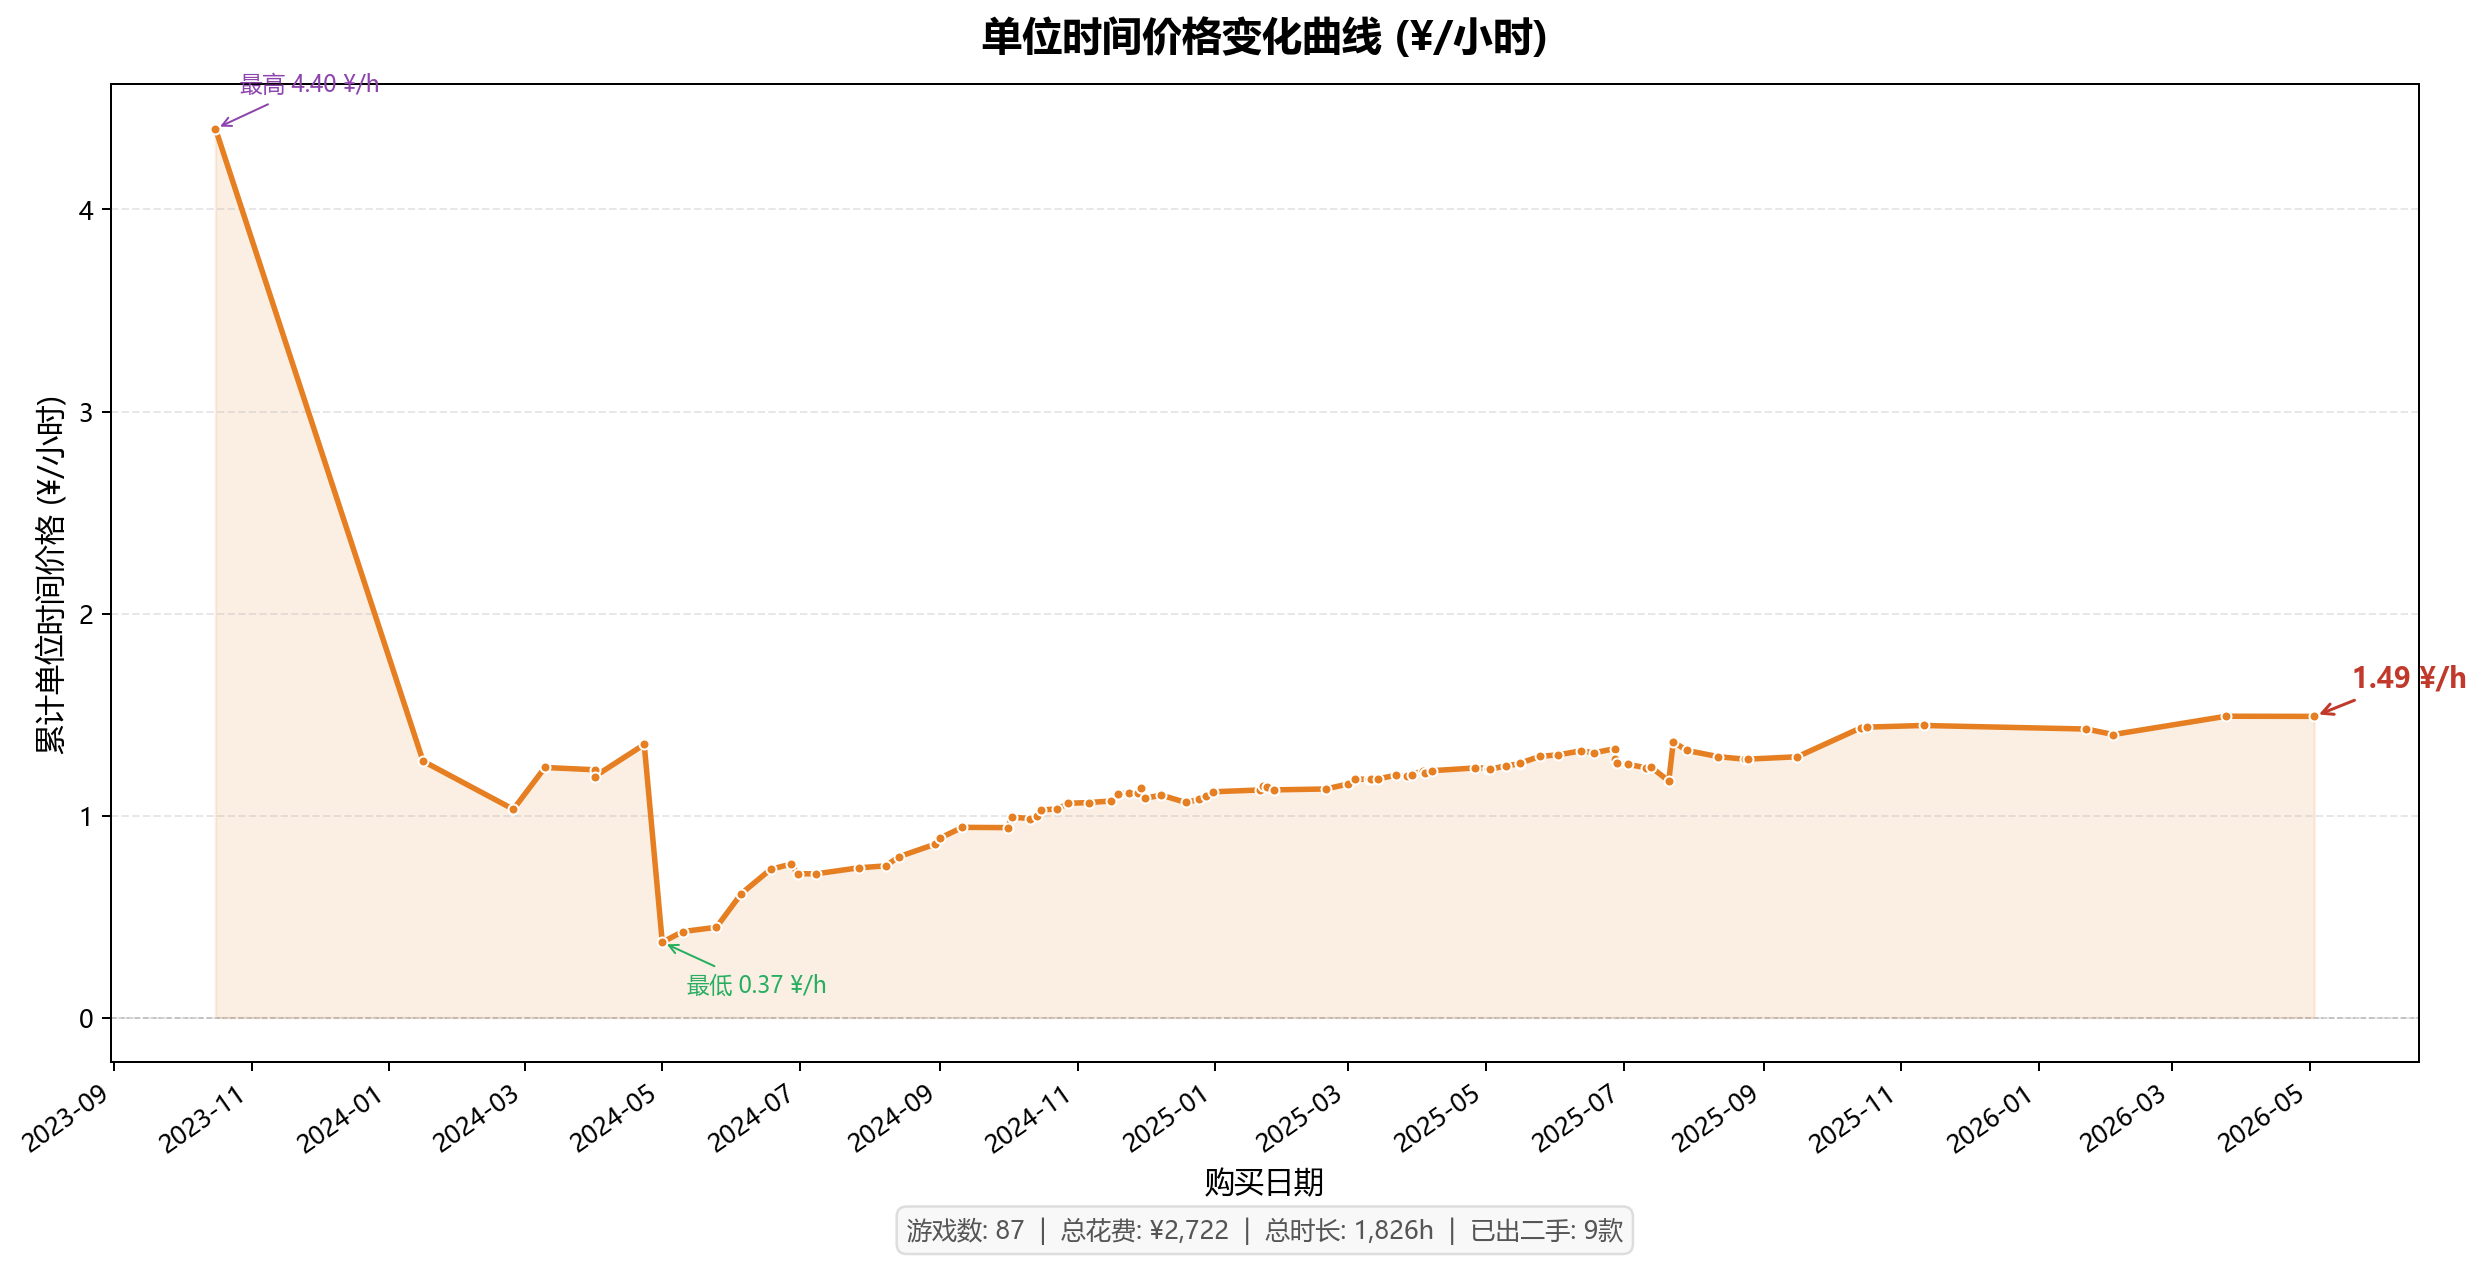

Reproduce this figure in Python.
"""
单位时间价格变化曲线 (Cost-per-Hour Trend Over Time)

Standalone script that reads game data from CSV and generates a chart
showing how the aggregate cost-per-hour evolves as games are purchased over time.

Rules:
- Excludes hardware (type='hardware'), dramas (type='drama'), and free games (from='free')
- Only includes games with playTime > 0
- Net cost = purchasePrice - sellPrice (for unsold physical games, sellPrice defaults to 0)
- X axis: purchase date (chronological)
- Y axis: cumulative cost per hour = cumulative net cost / cumulative playtime
"""

import csv
import matplotlib
matplotlib.use('Agg')
import matplotlib.pyplot as plt
import matplotlib.dates as mdates
from datetime import datetime
from pathlib import Path

CSV_PATH = Path(__file__).resolve().parent.parent / 'game_cost_export_2026-05-03.csv'
OUTPUT_PATH = Path(__file__).resolve().parent / 'cost_per_hour_trend.png'


def load_games(csv_path):
    games = []
    with open(csv_path, encoding='utf-8') as f:
        reader = csv.DictReader(f)
        for row in reader:
            if row['type'] in ('hardware', 'drama'):
                continue
            if row['from'] == 'free':
                continue
            play_time = float(row['playTime']) if row['playTime'] else 0
            if play_time <= 0:
                continue
            purchase_date = row['purchaseDate']
            if not purchase_date:
                continue
            purchase_price = float(row['purchasePrice']) if row['purchasePrice'] else 0
            sell_price = float(row['sellPrice']) if row['sellPrice'] else 0
            net_cost = purchase_price - sell_price
            games.append({
                'name': row['name'],
                'date': datetime.strptime(purchase_date, '%Y-%m-%d'),
                'net_cost': net_cost,
                'play_time': play_time,
                'type': row['type'],
                'sold': bool(row['sellPrice']),
            })
    games.sort(key=lambda g: g['date'])
    return games


def compute_trend(games):
    dates = []
    cph_values = []
    cum_cost = 0
    cum_time = 0
    for g in games:
        cum_cost += g['net_cost']
        cum_time += g['play_time']
        cph = cum_cost / cum_time
        dates.append(g['date'])
        cph_values.append(cph)
    return dates, cph_values


def plot(dates, cph_values, games):
    plt.rcParams['font.family'] = ['Microsoft YaHei', 'SimHei', 'sans-serif']
    fig, ax = plt.subplots(figsize=(14, 7))

    ax.plot(dates, cph_values, color='#e67e22', linewidth=2.2, marker='o',
            markersize=4, markerfacecolor='#e67e22', markeredgecolor='white',
            markeredgewidth=0.8, zorder=3)
    ax.fill_between(dates, cph_values, alpha=0.12, color='#e67e22')

    ax.set_title('单位时间价格变化曲线 (¥/小时)', fontsize=16, fontweight='bold', pad=14)
    ax.set_xlabel('购买日期', fontsize=12)
    ax.set_ylabel('累计单位时间价格 (¥/小时)', fontsize=12)

    ax.xaxis.set_major_locator(mdates.MonthLocator(interval=2))
    ax.xaxis.set_major_formatter(mdates.DateFormatter('%Y-%m'))
    fig.autofmt_xdate(rotation=35, ha='right')

    ax.axhline(y=0, color='#888', linewidth=0.6, linestyle='--', alpha=0.5)
    ax.grid(axis='y', alpha=0.3, linestyle='--')

    # Annotate final value
    final_cph = cph_values[-1]
    ax.annotate(f'{final_cph:.2f} ¥/h',
                xy=(dates[-1], final_cph),
                xytext=(15, 12), textcoords='offset points',
                fontsize=11, fontweight='bold', color='#c0392b',
                arrowprops=dict(arrowstyle='->', color='#c0392b', lw=1.2))

    # Annotate min and max
    min_cph = min(cph_values)
    max_cph = max(cph_values)
    min_idx = cph_values.index(min_cph)
    max_idx = cph_values.index(max_cph)

    if min_idx != max_idx:
        ax.annotate(f'最低 {min_cph:.2f} ¥/h',
                    xy=(dates[min_idx], min_cph),
                    xytext=(10, -20), textcoords='offset points',
                    fontsize=9, color='#27ae60',
                    arrowprops=dict(arrowstyle='->', color='#27ae60', lw=0.8))
        ax.annotate(f'最高 {max_cph:.2f} ¥/h',
                    xy=(dates[max_idx], max_cph),
                    xytext=(10, 15), textcoords='offset points',
                    fontsize=9, color='#8e44ad',
                    arrowprops=dict(arrowstyle='->', color='#8e44ad', lw=0.8))

    total_games = len(games)
    total_cost = sum(g['net_cost'] for g in games)
    total_time = sum(g['play_time'] for g in games)
    sold_count = sum(1 for g in games if g['sold'])

    stats_text = (
        f'游戏数: {total_games}  |  '
        f'总花费: ¥{total_cost:,.0f}  |  '
        f'总时长: {total_time:,.0f}h  |  '
        f'已出二手: {sold_count}款'
    )
    ax.text(0.5, -0.18, stats_text, transform=ax.transAxes,
            fontsize=10, ha='center', color='#555',
            bbox=dict(boxstyle='round,pad=0.4', facecolor='#f8f8f8', edgecolor='#ddd'))

    plt.tight_layout()
    plt.savefig(OUTPUT_PATH, dpi=180, bbox_inches='tight', facecolor='white')
    print(f'Chart saved to: {OUTPUT_PATH}')
    print('Done!')


def main():
    games = load_games(CSV_PATH)
    print(f'Loaded {len(games)} games (excluded hardware, drama, free, and zero-playtime)')
    dates, cph_values = compute_trend(games)
    print(f'Final cost-per-hour: {cph_values[-1]:.2f} yuan/h')
    print(f'Date range: {dates[0].strftime("%Y-%m-%d")} ~ {dates[-1].strftime("%Y-%m-%d")}')
    plot(dates, cph_values, games)


if __name__ == '__main__':
    main()
